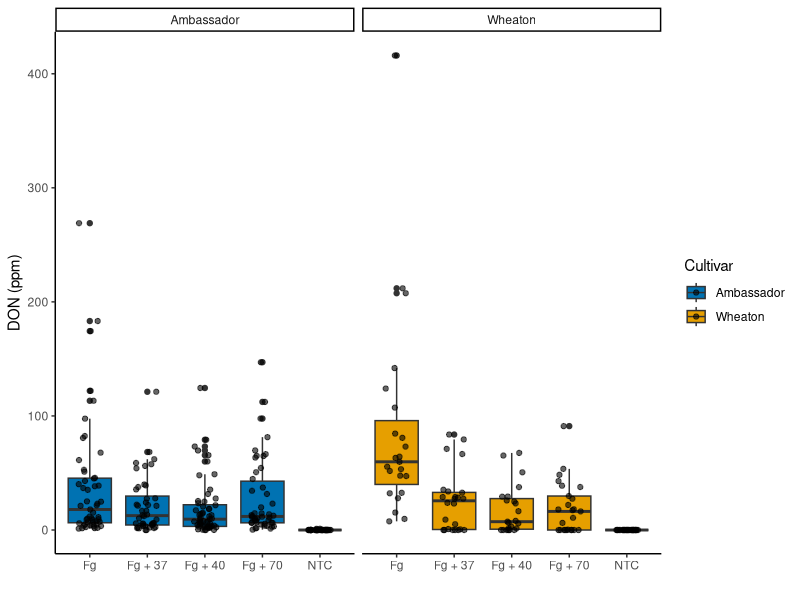
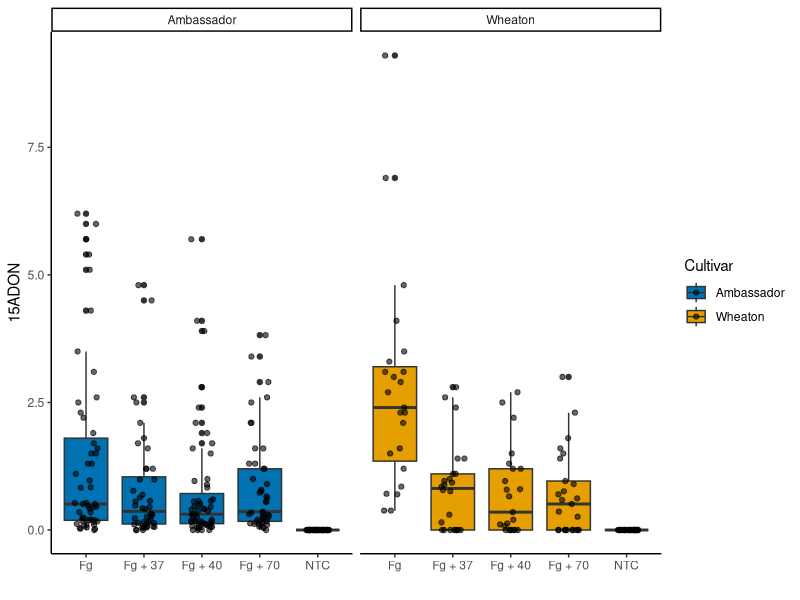
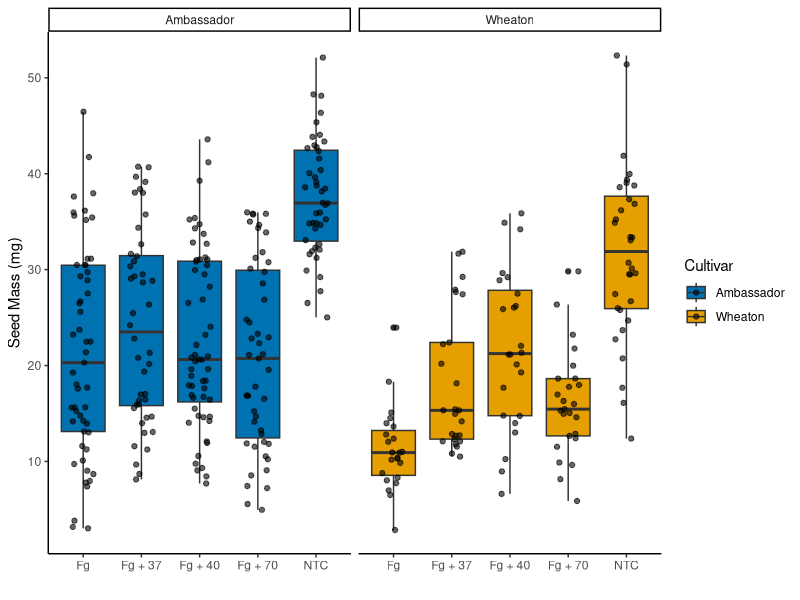

Here is the R script that generated these plots, in order: (Note: this script raises an error after producing the figures.)
## ---- chunk 1
df<- read.csv("MycotoxinData.csv", na.strings = "na")

## ---- chunk 2
library(ggplot2)
plot_box<- ggplot(df, aes(x = Treatment, y= DON, fill= Cultivar))+
  geom_boxplot()+
  scale_fill_manual(values = c("#0072B2","#E69F00"))+
  geom_point( position= position_jitterdodge(), color="black", alpha= 0.6)+
  xlab("")+
  ylab("DON (ppm)")+
  facet_wrap(~Cultivar)+
  theme_classic()
  
plot_box

## ---- chunk 3
plot_X <- ggplot(df, aes(x = Treatment, y= X15ADON , fill= Cultivar))+
  geom_boxplot()+
  scale_fill_manual(values = c("#0072B2","#E69F00"))+
  geom_point( position= position_jitterdodge(), color="black", alpha= 0.6)+
  xlab("")+
  ylab("15ADON")+
  facet_wrap(~Cultivar)+
  theme_classic()
plot_X

## ---- chunk 4
Plot_M<- ggplot(df, aes(x = Treatment, y= MassperSeed_mg , fill= Cultivar))+
  geom_boxplot()+
  scale_fill_manual(values = c("#0072B2","#E69F00"))+
  geom_point( position= position_jitterdodge(), color="black", alpha= 0.6)+
  xlab("")+
  ylab("Seed Mass (mg)")+
  facet_wrap(~Cultivar)+
  theme_classic()

Plot_M
## ---- chunk 5
library(ggplot2)
library(ggpubr)
P1<-plot_box +
  geom_pwc(aes(group = Treatment ),method = "t_test", label = "p.adj.format")
P2<-plot_X + 
  geom_pwc(aes(group = Treatment ),method = "t_test", label = "p.adj.format")
P3<-Plot_M+
  geom_pwc(aes(group = Treatment ),method = "t_test", label = "p.adj.format")
# ARRANGING ALL IN  1 FIGURE
fig2 <- ggarrange( plotlist = P1, P2, P3, 
                   labels ="auto",
                   nrow = 1, 
                   ncol = 3,
                   common.legend = T
)
fig2 
## ---- chunk 6
knitr::opts_chunk$set(echo = TRUE)
